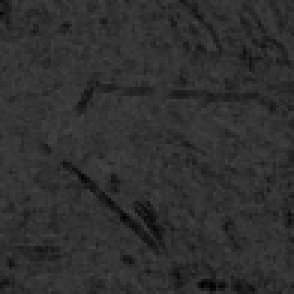
%> input picture PatchMatchStereo/Bowling2/local/1.png, 98 x 98 px (shown 3 times larger)
$ octave Untitled.m   (GNU Octave 9; MATLAB toolbox functions it lacks are replaced by stand-ins)
%> lines starting %> are read from the running program, lines starting %| are printed output that depends on the picture
img = imread('1.png');
%> img is the input picture: size 98x98 uint8; min 0, max 66, mean 47.4
img = medfilt2(img, [3 3]);
imwrite(img, '1_medfilt.png');

img = imread('2.png');
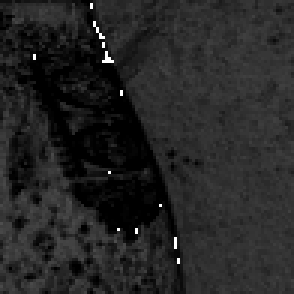
%> input picture PatchMatchStereo/Bowling2/local/2.png, 98 x 98 px (shown 3 times larger)
%> img is the input picture: size 98x98 uint8; min 0, max 255, mean 37
img = medfilt2(img, [3 3]);
imwrite(img, '2_medfilt.png');

img = imread('3.png');
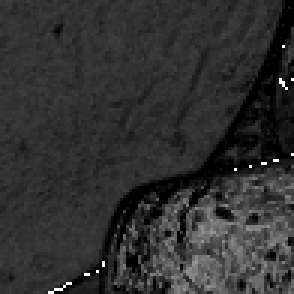
%> input picture PatchMatchStereo/Bowling2/local/3.png, 98 x 98 px (shown 3 times larger)
%> img is the input picture: size 98x98 uint8; min 0, max 255, mean 48.5
img = medfilt2(img, [3 3]);
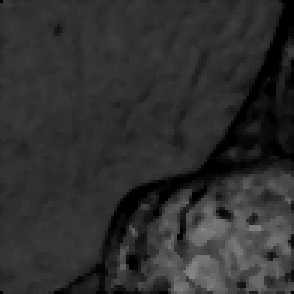
%> img: size 98x98 uint8 (shown 3 times larger); min 0, max 134, mean 47.2
imwrite(img, '3_medfilt.png');
